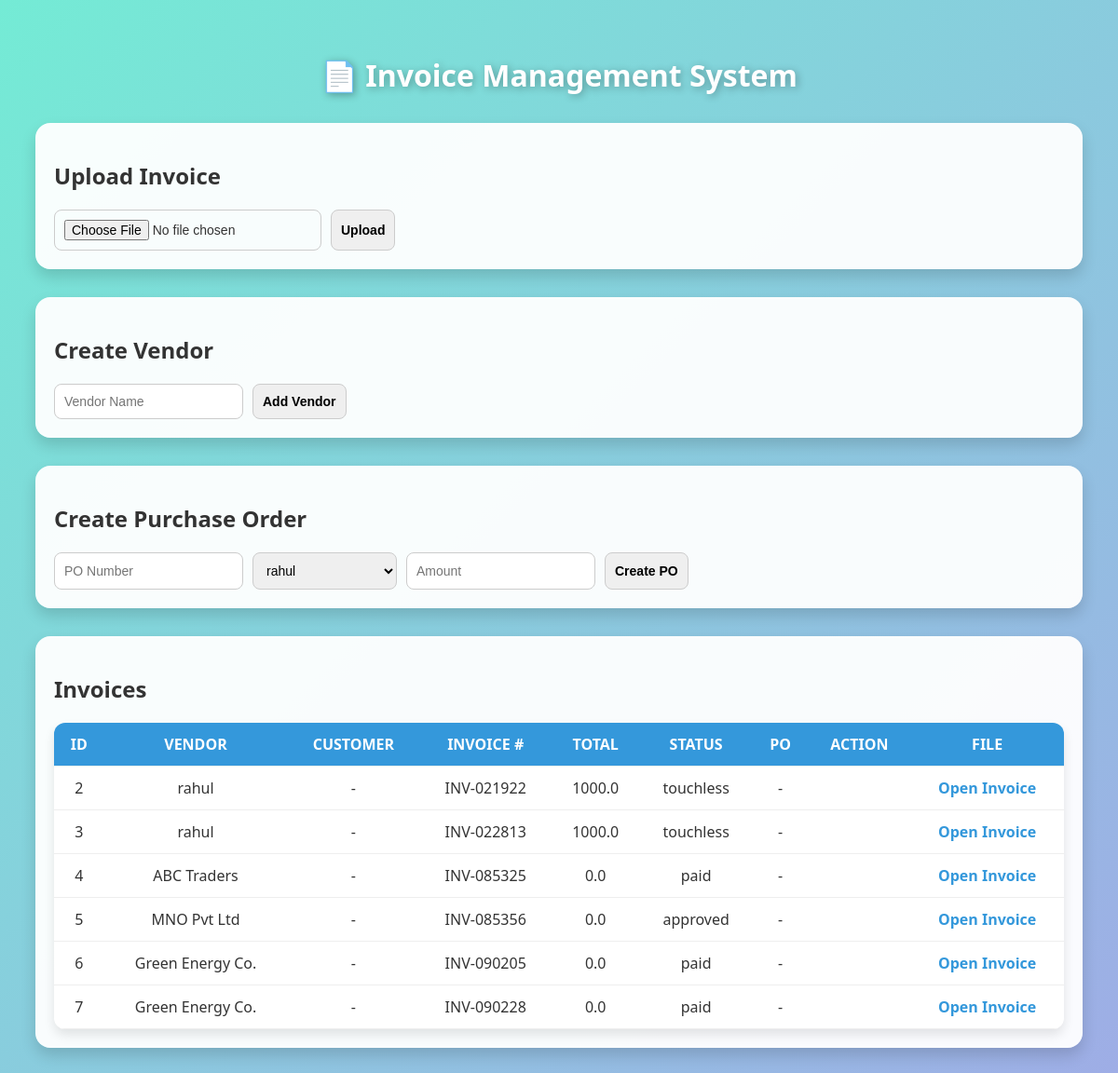
The page / on the database its author committed.
### models.py (models this page shows)
class Invoice(Base):
    __tablename__ = "invoices"
    id = Column(Integer, primary_key=True, index=True)
    filename = Column(String, nullable=True)
    vendor_id = Column(Integer, ForeignKey("vendors.id"))
    invoice_number = Column(String, nullable=True)
    total_amount = Column(Float, nullable=True)
    status = Column(String, default="pending")
    po_id = Column(Integer, ForeignKey("purchase_orders.id"))
    created_at = Column(DateTime, default=datetime.utcnow)
    vendor = relationship("Vendor", back_populates="invoices")
    po = relationship("PurchaseOrder", back_populates="invoices")

class Vendor(Base):
    __tablename__ = "vendors"
    id = Column(Integer, primary_key=True, index=True)
    name = Column(String, nullable=False)
    email = Column(String, nullable=True)
    created_at = Column(DateTime, default=datetime.utcnow)
    purchase_orders = relationship("PurchaseOrder", back_populates="vendor")
    invoices = relationship("Invoice", back_populates="vendor")

### app.py (the view)
@app.get("/")
def index(request: Request, db: Session = Depends(get_db)):
    invoices = db.query(models.Invoice).all()
    vendors = db.query(models.Vendor).all()
    return templates.TemplateResponse(
        "index.html",
        {"request": request, "invoices": invoices, "vendors": vendors},
    )

### templates/index.html (shortened to what this page needs)
<!DOCTYPE html>
<html lang="en">
<head>
</head>
<body>
<h1>📄 Invoice Management System</h1>
<div class="card">
  <h2>Upload Invoice</h2>
  <form action="/upload" method="post" enctype="multipart/form-data">
    <input type="file" name="file" required>
    <button type="submit">Upload</button>
  </form>
</div>
<div class="card">
  <h2>Create Vendor</h2>
  <form action="/create_vendor" method="post">
    <input type="text" name="name" placeholder="Vendor Name" required>
    <button type="submit">Add Vendor</button>
  </form>
</div>
<div class="card">
  <h2>Create Purchase Order</h2>
  <form action="/create_po" method="post">
    <input type="text" name="po_number" placeholder="PO Number" required>
    <select name="vendor_id" required>
      {% for vendor in vendors %}
        <option value="{{ vendor.id }}">{{ vendor.name }}</option>
      {% endfor %}
    </select>
    <input type="number" step="0.01" name="amount" placeholder="Amount" required>
    <button type="submit">Create PO</button>
  </form>
</div>
<div class="card">
  <h2>Invoices</h2>
  <table>
    <tr>
      <th>ID</th>
      <th>Vendor</th>
      <th>Customer</th>
      <th>Invoice #</th>
      <th>Total</th>
      <th>Status</th>
      <th>PO</th>
      <th>Action</th>
      <th>File</th>
    </tr>
    {% for invoice in invoices %}
    <tr class="{% if invoice.status == 'rejected' %}rejected{% endif %}">
      <td>{{ invoice.id }}</td>
      <td>{{ invoice.vendor.name if invoice.vendor else "-" }}</td>
      <td>{{ invoice.customer_name or "-" }}</td>
      <td>{{ invoice.invoice_number }}</td>
      <td>{{ invoice.total_amount }}</td>
      <td>{{ invoice.status }}</td>
      <td>{{ invoice.po.po_number if invoice.po else "-" }}</td>
      <td>
      </td>
      <td>
        {% if invoice.filename %}
          <a href="/uploads/{{ invoice.filename }}" target="_blank">Open Invoice</a>
        {% else %}-{% endif %}
      </td>
    </tr>
    {% endfor %}
  </table>
</div>
</body>
</html>

### templates/index.html (style rules this page uses)
body { font-family: 'Segoe UI', sans-serif; background: linear-gradient(135deg,#74ebd5,#9face6); padding:30px; color:#333; }
h1 { text-align:center; color:#fff; margin-bottom:30px; text-shadow: 2px 2px 8px rgba(0,0,0,0.3); }
.card { background: rgba(255,255,255,0.95); padding:20px; border-radius:16px; margin-bottom:30px; box-shadow:0 8px 16px rgba(0,0,0,0.15); }
form { display:flex; gap:10px; flex-wrap:wrap; }
input, select, button { padding:10px; border-radius:8px; border:1px solid #ccc; font-size:14px; transition:0.3s; }
button { font-weight:bold; cursor:pointer; transition:all 0.3s ease; }
table { width:100%; border-collapse:collapse; margin-top:15px; background:#fff; border-radius:12px; overflow:hidden; box-shadow:0 6px 12px rgba(0,0,0,0.1); }
th, td { padding:12px; text-align:center; border-bottom:1px solid #eee; }
th { background:#3498db; color:#fff; text-transform:uppercase; }
a { color:#3498db; text-decoration:none; font-weight:bold; }

### rows shown on the page
Invoice: id "2", vendor "rahul", customer_name "-", invoice_number "INV-021922", total_amount "1000.0", status "touchless", po "-"
Invoice: id "3", vendor "rahul", customer_name "-", invoice_number "INV-022813", total_amount "1000.0", status "touchless", po "-"
Invoice: id "4", vendor "ABC Traders", customer_name "-", invoice_number "INV-085325", total_amount "0.0", status "paid", po "-"
Invoice: id "5", vendor "MNO Pvt Ltd", customer_name "-", invoice_number "INV-085356", total_amount "0.0", status "approved", po "-"
Invoice: id "6", vendor "Green Energy Co.", customer_name "-", invoice_number "INV-090205", total_amount "0.0", status "paid", po "-"
Invoice: id "7", vendor "Green Energy Co.", customer_name "-", invoice_number "INV-090228", total_amount "0.0", status "paid", po "-"

### other values the page prints
form field vendor_id "rahul"
